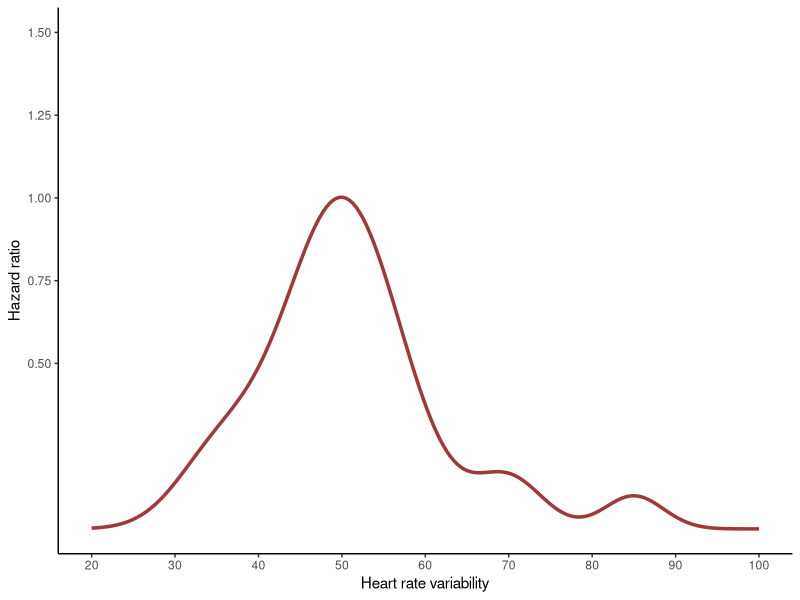

R code for this plot:
## ---- chunk 1
#| echo: false
#| warning: false

# Load required packages
library(ggplot2)

# Create example data
set.seed(123)
heart_rate_variability <- seq(20, 100, length.out = 200)
hrv_haz <- exp(-0.01 * (heart_rate_variability - 50)^2) +
  0.2 * exp(-0.02 * (heart_rate_variability - 35)^2) +
  0.15 * exp(-0.03 * (heart_rate_variability - 70)^2) +
  0.1 * exp(-0.04 * (heart_rate_variability - 85)^2)

# Create plot
ggplot(data.frame(heart_rate_variability, hrv_haz), aes(x = heart_rate_variability, y = hrv_haz)) +
  geom_line(size = 1.2, alpha = 0.8, color = "#880808") +
  scale_x_continuous(limits = c(20, 100), breaks = seq(20, 100, by = 10)) +
  scale_y_continuous(limits = c(0.0, 1.5), breaks = seq(0.5, 1.5, by = 0.25)) +
  theme_classic() +
  xlab("Heart rate variability") +
  ylab("Hazard ratio")
